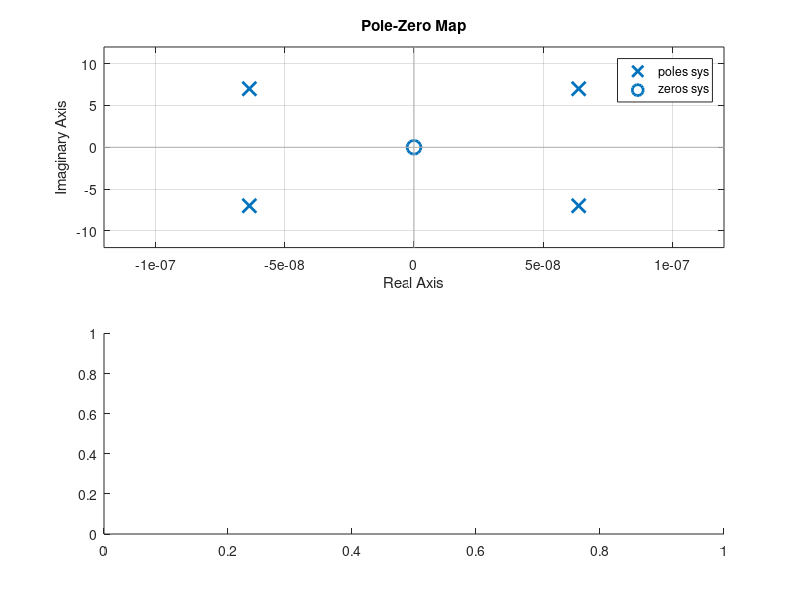

Recreate this plot in MATLAB. (Note: this script raises an error after producing the figure.)
b = [14 0];
a = [1 0 98 0 2401];
sys = tf(b, a);
subplot(211);
pzmap(sys);
subplot(212);
impulse(b, a);
axis([0 20 -20 20]);